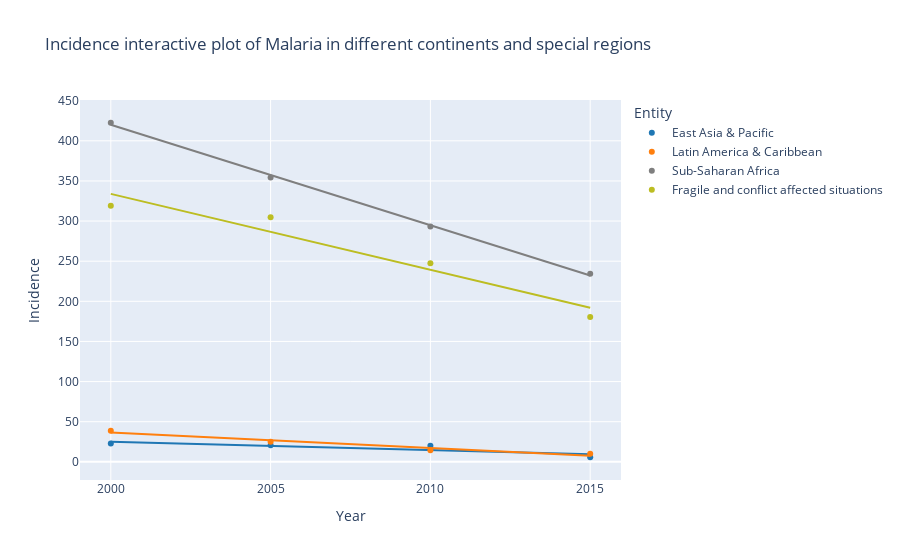

This figure's notebook cell:
### Markdown cell above
### Feel free to zoom in to the plot and play with it.

### Code cell
fig3 = px.scatter(popn_cont_and_special, x='Year', y='Incidence', color='Entity', color_discrete_sequence=['#1f77b4','#ff7f0e','#7f7f7f','#bcbd22','#17becf'],trendline = "ols",
             title='Incidence interactive plot of Malaria in different continents and special regions')
fig3.show()

### Figure 1 — Plotly figure (JSON) as saved in the notebook; plotly's stock layout.template omitted (floating-point values rounded to 4 significant figures)
{"data": [{"hovertemplate": "Entity=East Asia & Pacific<br>Year=%{x}<br>Incidence=%{y}<extra></extra>", "legendgroup": "East Asia & Pacific", "marker": {"color": "#1f77b4", "symbol": "circle"}, "mode": "markers", "name": "East Asia & Pacific", "orientation": "v", "showlegend": true, "type": "scatter", "x": [2000, 2005, 2010, 2015], "xaxis": "x", "y": [22.74, 20.66, 20.13, 5.703], "yaxis": "y"}, {"hovertemplate": "<b>OLS trendline</b><br>Incidence = -1.03256 * Year + 2090.18<br>R<sup>2</sup>=0.726731<br><br>Entity=East Asia & Pacific<br>Year=%{x}<br>Incidence=%{y} <b>(trend)</b><extra></extra>", "legendgroup": "East Asia & Pacific", "marker": {"color": "#1f77b4", "symbol": "circle"}, "mode": "lines", "name": "East Asia & Pacific", "showlegend": false, "type": "scatter", "x": [2000, 2005, 2010, 2015], "xaxis": "x", "y": [25.05, 19.89, 14.73, 9.565], "yaxis": "y"}, {"hovertemplate": "Entity=Latin America & Caribbean<br>Year=%{x}<br>Incidence=%{y}<extra></extra>", "legendgroup": "Latin America & Caribbean", "marker": {"color": "#ff7f0e", "symbol": "circle"}, "mode": "markers", "name": "Latin America & Caribbean", "orientation": "v", "showlegend": true, "type": "scatter", "x": [2000, 2005, 2010, 2015], "xaxis": "x", "y": [38.67, 25.14, 14.41, 10.03], "yaxis": "y"}, {"hovertemplate": "<b>OLS trendline</b><br>Incidence = -1.93333 * Year + 3903.23<br>R<sup>2</sup>=0.955938<br><br>Entity=Latin America & Caribbean<br>Year=%{x}<br>Incidence=%{y} <b>(trend)</b><extra></extra>", "legendgroup": "Latin America & Caribbean", "marker": {"color": "#ff7f0e", "symbol": "circle"}, "mode": "lines", "name": "Latin America & Caribbean", "showlegend": false, "type": "scatter", "x": [2000, 2005, 2010, 2015], "xaxis": "x", "y": [36.56, 26.9, 17.23, 7.563], "yaxis": "y"}, {"hovertemplate": "Entity=Sub-Saharan Africa<br>Year=%{x}<br>Incidence=%{y}<extra></extra>", "legendgroup": "Sub-Saharan Africa", "marker": {"color": "#7f7f7f", "symbol": "circle"}, "mode": "markers", "name": "Sub-Saharan Africa", "orientation": "v", "showlegend": true, "type": "scatter", "x": [2000, 2005, 2010, 2015], "xaxis": "x", "y": [422.5, 354.4, 293.2, 234.3], "yaxis": "y"}, {"hovertemplate": "<b>OLS trendline</b><br>Incidence = -12.5174 * Year + 25454.7<br>R<sup>2</sup>=0.998875<br><br>Entity=Sub-Saharan Africa<br>Year=%{x}<br>Incidence=%{y} <b>(trend)</b><extra></extra>", "legendgroup": "Sub-Saharan Africa", "marker": {"color": "#7f7f7f", "symbol": "circle"}, "mode": "lines", "name": "Sub-Saharan Africa", "showlegend": false, "type": "scatter", "x": [2000, 2005, 2010, 2015], "xaxis": "x", "y": [420.0, 357.4, 294.8, 232.2], "yaxis": "y"}, {"hovertemplate": "Entity=Fragile and conflict affected situations<br>Year=%{x}<br>Incidence=%{y}<extra></extra>", "legendgroup": "Fragile and conflict affected situations", "marker": {"color": "#bcbd22", "symbol": "circle"}, "mode": "markers", "name": "Fragile and conflict affected situations", "orientation": "v", "showlegend": true, "type": "scatter", "x": [2000, 2005, 2010, 2015], "xaxis": "x", "y": [319.0, 304.8, 247.5, 180.4], "yaxis": "y"}, {"hovertemplate": "<b>OLS trendline</b><br>Incidence = -9.46581 * Year + 19265.5<br>R<sup>2</sup>=0.936863<br><br>Entity=Fragile and conflict affected situations<br>Year=%{x}<br>Incidence=%{y} <b>(trend)</b><extra></extra>", "legendgroup": "Fragile and conflict affected situations", "marker": {"color": "#bcbd22", "symbol": "circle"}, "mode": "lines", "name": "Fragile and conflict affected situations", "showlegend": false, "type": "scatter", "x": [2000, 2005, 2010, 2015], "xaxis": "x", "y": [333.9, 286.6, 239.3, 191.9], "yaxis": "y"}], "layout": {"legend": {"title": {"text": "Entity"}, "tracegroupgap": 0}, "title": {"text": "Incidence interactive plot of Malaria in different continents and special regions"}, "xaxis": {"anchor": "y", "domain": [0, 1], "title": {"text": "Year"}}, "yaxis": {"anchor": "x", "domain": [0, 1], "title": {"text": "Incidence"}}}}
